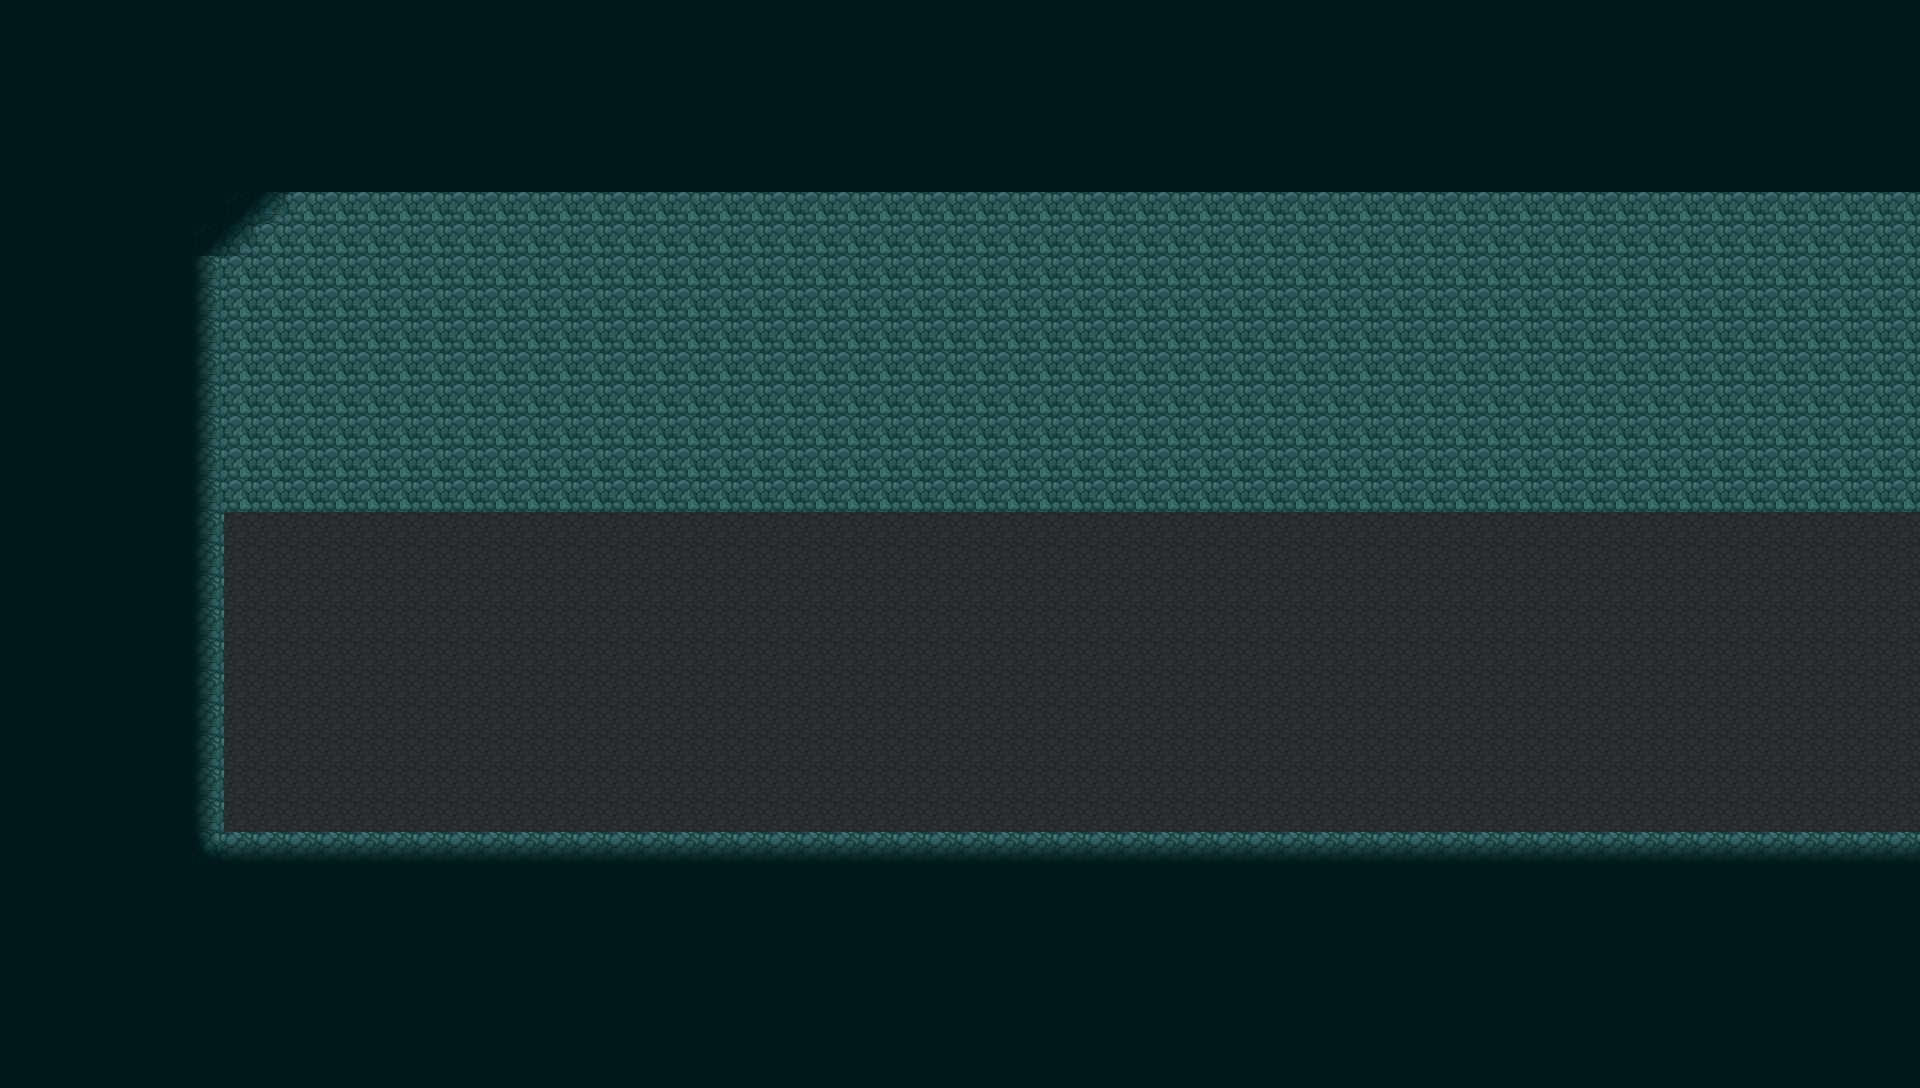

This is a level from a 2D game, rendered from its Tiled map with the project's own tilesets. A one-line summary and the map file follow, with tile-layer data summarised:
An orthogonal 60x34 tile map with 32x32 px tiles, 2 tile layers (Слой тайлов 1, Слой тайлов 2), 1 hidden layer not drawn, 2 tilesets.

<map version="1.9" tiledversion="1.9.2" orientation="orthogonal" renderorder="right-down" width="60" height="34" tilewidth="32" tileheight="32" infinite="0" nextlayerid="5" nextobjectid="1">
 <tileset firstgid="1" source="CaveBG.tsx" />
 <tileset firstgid="577" source="../location_4/ground_city_2_tile.tsx" />
 <layer id="1" name="Слой тайлов 1" width="60" height="34">
  <data>[2040 cells, 2040 non-empty, 1 distinct tile ids]</data>
 </layer>
 <layer id="2" name="Слой тайлов 2" width="60" height="34">
  <data>[2040 cells, 1133 non-empty, 8 distinct tile ids]</data>
 </layer>
 <layer id="4" name="Слой тайлов 3" width="60" height="34" visible="0">
  <data>[2040 cells, 9 non-empty, 9 distinct tile ids]</data>
 </layer>
</map>
